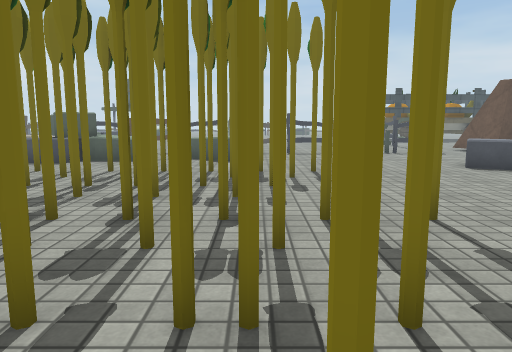
[1] (above)

24 first-person views from a walk through a Unity game level. The camera is 1.2 m above the floor, tilts 8° down and sees 70° across. The floor is counted in squares, 1 m on a side. Each view is taken from the middle of a square. On the plan, view 1 faces up. The plan holds only what a view shows up to about 15 squares ahead; the rest is blank. The place goes on beyond the plan. The player character is not drawn. Some surface patterns are stand-ins.

[2]
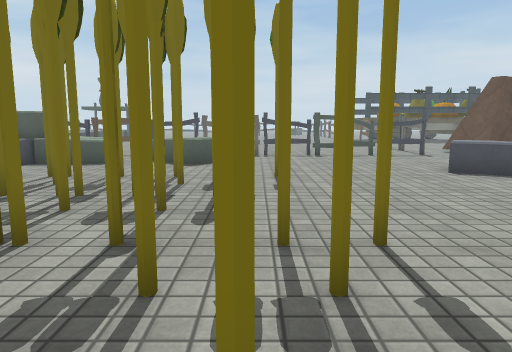

[3]
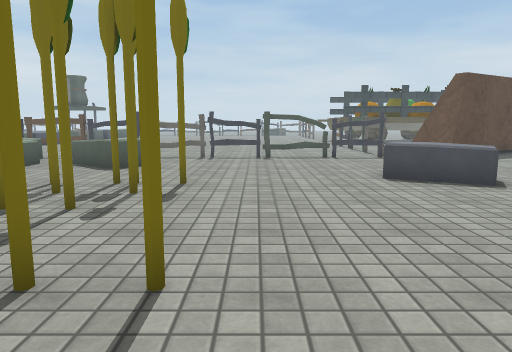

[4]
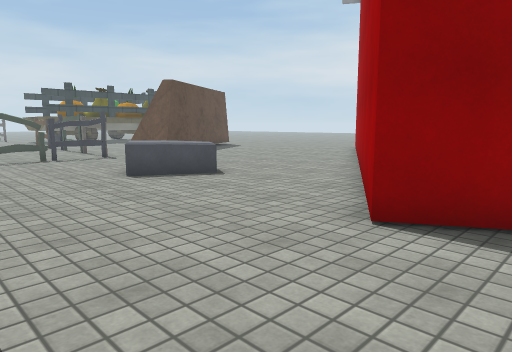

[5]
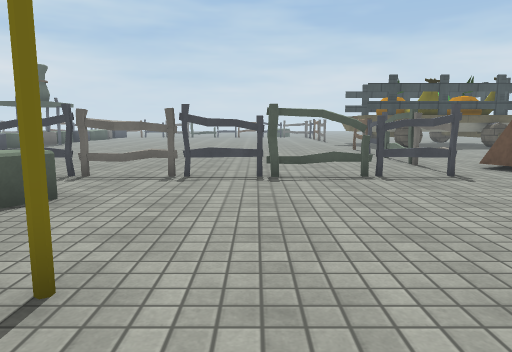

[6]
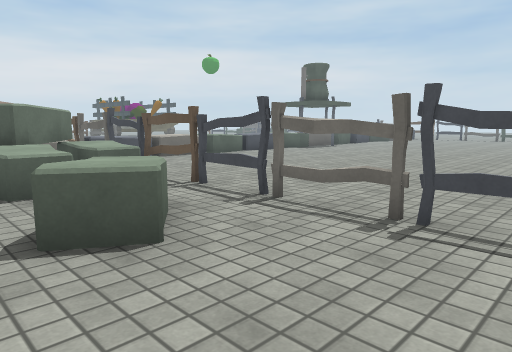

[7]
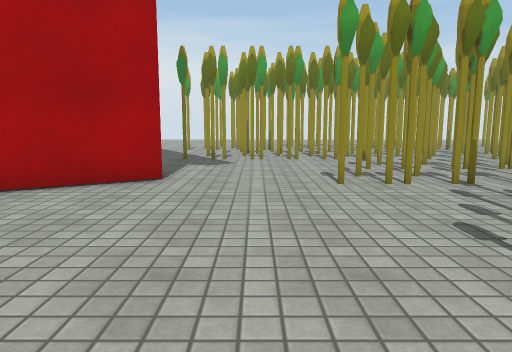

[8]
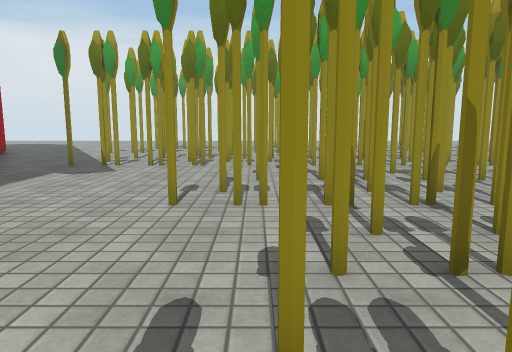

[9]
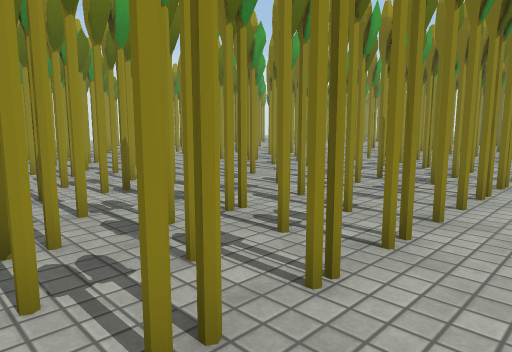

[10]
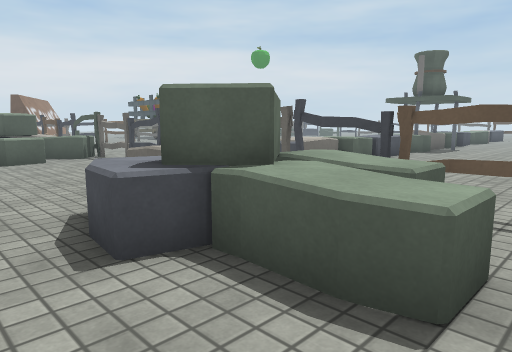

[11]
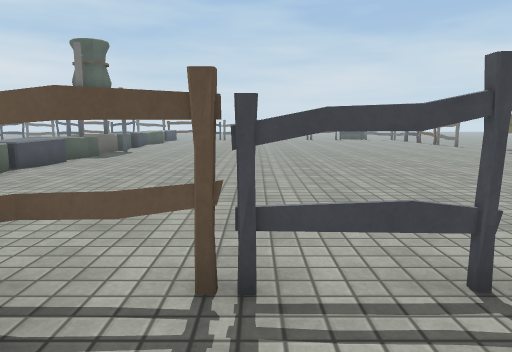

[12]
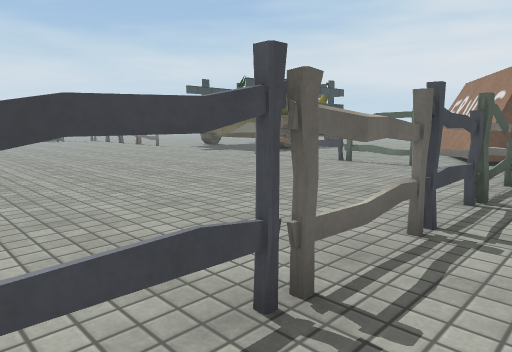

[13]
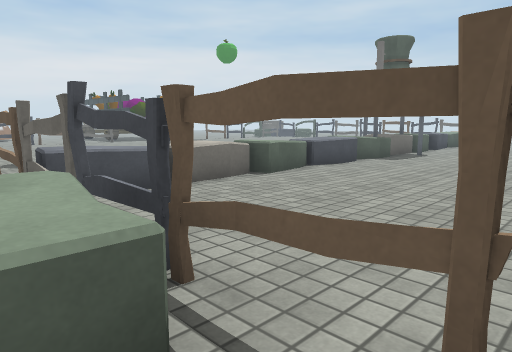

[14]
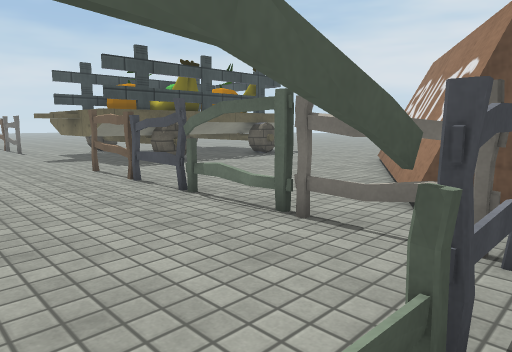

[15]
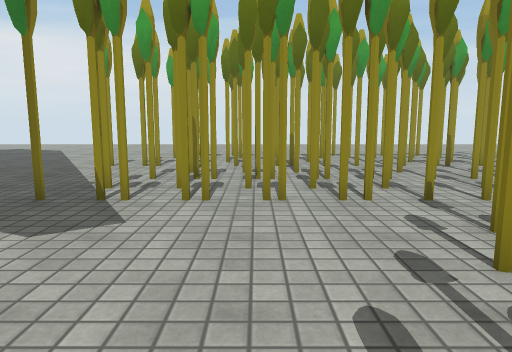

[16]
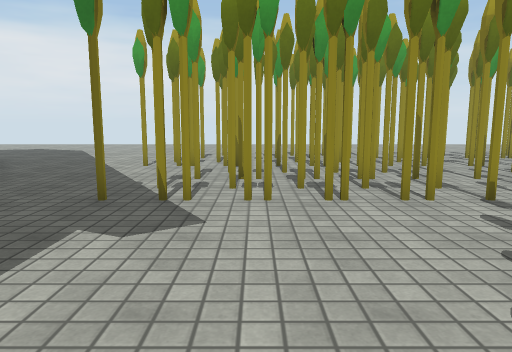

[17]
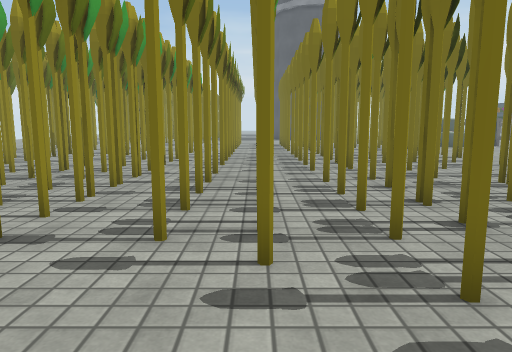

[18]
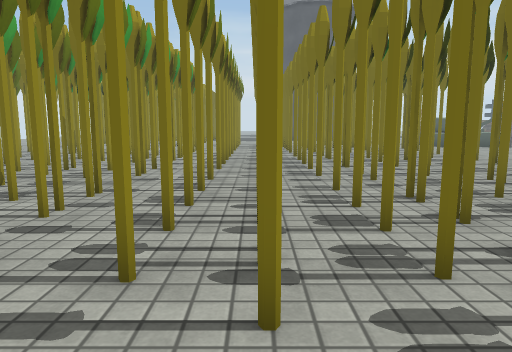

[19]
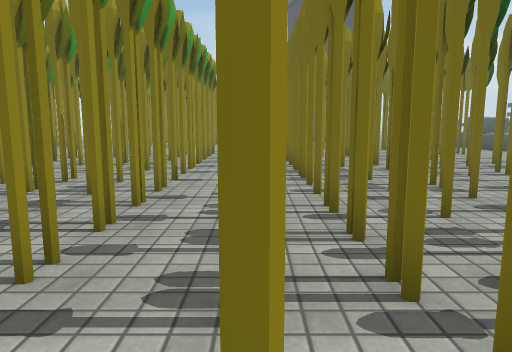

[20]
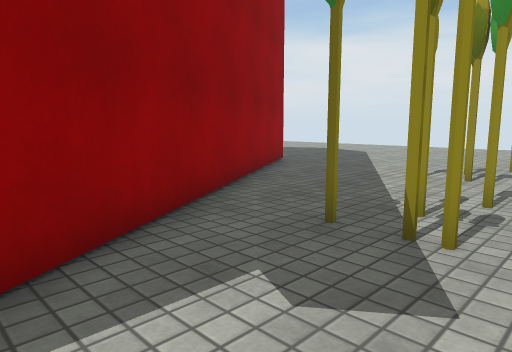

[21]
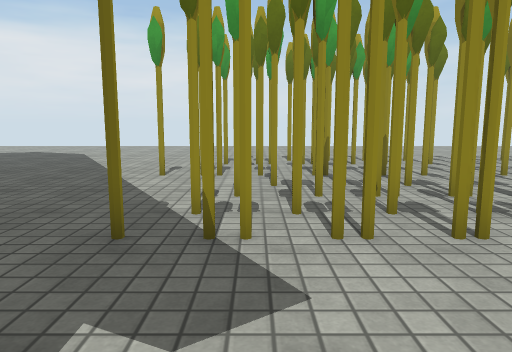

[22]
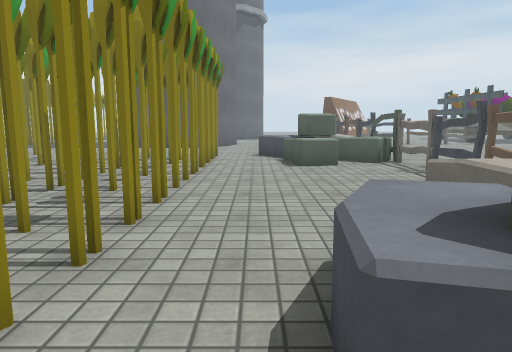

[23]
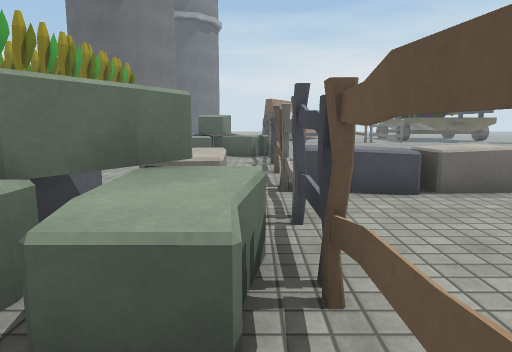

[24]
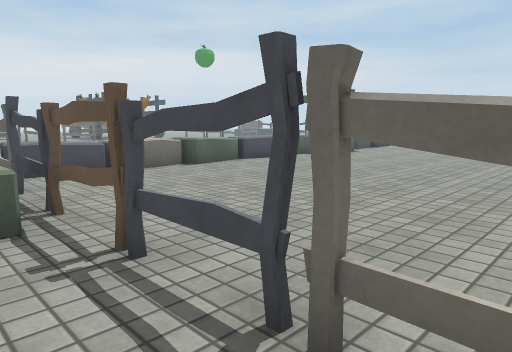

### Floor plan
Key: @ floor where view 1 was taken; # wall or solid block; x gap in a wall; . floor; = window, fence, low wall or low ledge; ^ raised ledge; T thing the floor can be seen under or through; O other object.
Columns run from 20 left of view 1 to 9 right of it. Each row starts with its distance up from view 1.
 33                            .#
 32                            ..
 31                     ..     ..#
 30                     ...    ..^
 29            #.....   ....   .#^
 28           =.................#^
 27            ^.................^
 26          =^..................#
 25           ^^..................
 24           ^^................=.
 23           ^.................x.
 22           ^=................#.
 21           ^^................x.
 20           ^.................T.
 19           ^.................T.
 18 ...       ^.................x.
 17 .....     ^^................TO
 16   .TTTT##=^##T.#=xxTTxxxTTTTT.
 15 ^#^^ TT=#=###T^^..............
 14 ^#^^  ..  ^^^#^^..^..........
 13 ^## ^ ......^##^^.^^=.......
 12  ^^^^.......^^#^^..^........
 11 .=........................^^
 10 ..#############TT...#.....^^^.
  9  ###           TTTT...........
  8  ##              TT.TT........
  7   #               TTT.........
  6                     T........#
  5     #############TTTTx#....###
  4     #  #...####...TTT......#
  3          ..................#
  2          ##x##.######......##
  1         ###.##.##.###.......##
  0          ...........@........#
 -1       ##########TTTTTTTTTT.#.#
 -2       ###### T TTT TTTTTTT....
 -3       #####T TTTTTTTTTTTTT....
 -4       # ###...TT . T.TTT......
 -5          ......  .............
 -6        #######  ############..
 -7        #                   #..

Positions as (right, up) in squares from view 1, and headings:
1: (0, 0), facing up
2: (1, 1), facing up
3: (3, 2), facing up
4: (2, 2), facing up-right
5: (3, 7), facing up
6: (3, 11), facing up-left
7: (4, 12), facing down
8: (1, 10), facing down
9: (0, 11), facing down-left
10: (-3, 10), facing up-left
11: (-3, 13), facing up
12: (-3, 14), facing up-right
13: (-3, 14), facing up-left
14: (4, 15), facing up-right
15: (3, 5), facing down
16: (4, 5), facing down
17: (4, 2), facing left
18: (3, 2), facing left
19: (1, 1), facing left
20: (4, 3), facing down-right
21: (5, 3), facing down
22: (-5, 11), facing left
23: (-3, 15), facing left
24: (0, 14), facing up-left
